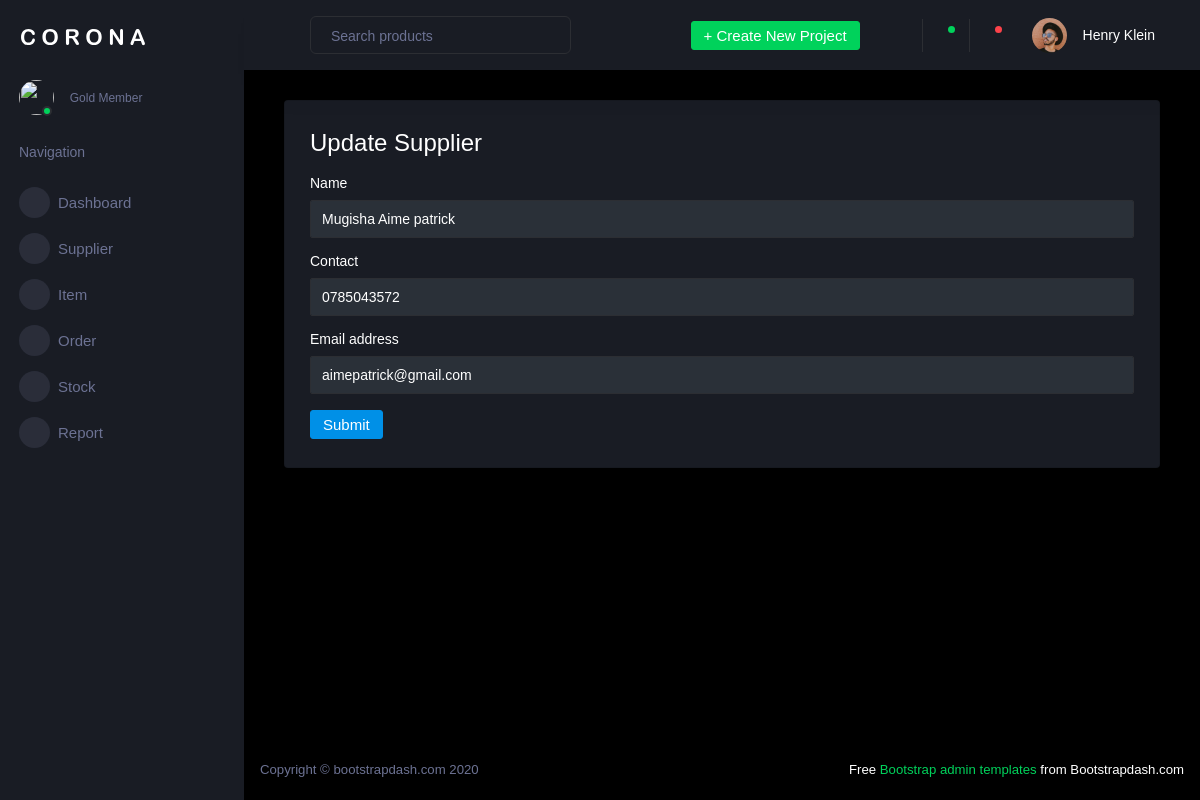
/stock/update_supplier/1/, run on the app's committed database.
### stock_management/models.py (models this page shows, shortened)
class Supplier(models.Model):
    name=models.CharField(max_length=255)
    address=models.CharField(max_length=255)
    contact1=models.CharField(max_length=255)
    contact2=models.CharField(max_length=255,null=True)
    created=models.DateTimeField(auto_now_add=True)
    email=models.EmailField(null=True)
    status=models.BooleanField(default=True)
    class Meta:
        ordering=['-created']

### stock_management/views.py (the view)
# urls.py: path('update_supplier/<int:supplier_id>/',views.update_supplier, name="update_supplier"),
def update_supplier(request, supplier_id):
    if request.method == 'POST':
        supplier = Supplier.objects.get(pk=supplier_id)
        supplier.name = request.POST['name']
        supplier.contact1 = request.POST['phone']
        supplier.address = request.POST['email']
        supplier.save()
        return redirect('manage_supplier')
    else:
        supplier = Supplier.objects.get(pk=supplier_id)
        return render(request, 'stock_management/update_supplier.html', {'supplier': supplier})

### stock_management/templates/stock_management/update_supplier.html (shortened to what this page needs)
{% extends "stock_management/stock_base.html" %}
{% load static %}
{% block content %}
<div class="col-12 grid-margin stretch-card">
    <div class="card">
      <div class="card-body">
        <h3 class="card-title">Update Supplier</h3>
        <form class="forms-sample" method="post" action="{% url 'update_supplier' supplier.id%}">
          <div class="form-group">
            <label for="exampleInputName1">Name</label>
            <input type="text" class="form-control" id="exampleInputName1" name="name" placeholder="Name" required value="{{ supplier.name }}">
          </div>
          <div class="form-group">
            <label for="exampleInputEmail3">Contact</label>
            <input type="number" class="form-control" id="exampleInputEmail3" name="phone" placeholder="Phone Number" required value="{{ supplier.contact1 }}">
          </div>
          <div class="form-group">
            <label for="exampleInputEmail3">Email address</label>
            <input type="email" class="form-control" id="exampleInputEmail3" name="email" placeholder="Email" required value="{{ supplier.address }}">
          </div>
          <button type="submit" class="btn btn-primary mr-2">Submit</button>
        </form>
      </div>
    </div>
  </div>
{% endblock content %}

### data on the page
Supplier: name "Mugisha Aime patrick", phone "0785043572", email "aimepatrick@gmail.com"
